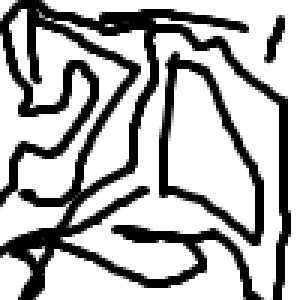
#> input picture obrazek.png, 100 x 100 px (shown 3 times larger)
$ python 'kryptografia wizualna.py'
#> lines starting #> are read from the running program, lines starting #| are printed output that depends on the picture; after the words box and inside, x2 and y2 are one past the last pixel; in counts of white or black regions, pixels touching at a corner belong together
import random
from PIL import Image


def generate_shares(image_path):
#> called with image_path = 'obrazek.png'
    image = Image.open(image_path).convert('1')
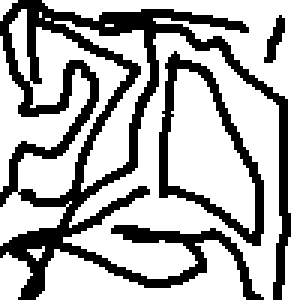
#> image: PIL image 100x100 1 (shown 3 times larger); 69.4% white; 3 black regions, box (x1, y1, x2, y2) and area: (0, 0, 97, 100) 2536, (53, 17, 88, 82) 474, (88, 5, 95, 21) 53
    width, height = image.size
#> width = 100; height = 100
    width = width
    share1 = Image.new('1', (width * 2, height))
#> share1: PIL image 200x100 1; every value is 0
    share2 = Image.new('1', (width * 2, height))

    for x in range(width):
        for y in range(height):
            pixel = image.getpixel((x, y))
            if pixel:
                if random.randint(0, 1):
                    share1.putpixel((2 * x, y), 1)
                    share1.putpixel((2 * x + 1, y), 0)

                    share2.putpixel((2 * x, y), 0)
                    share2.putpixel((2 * x + 1, y), 1)
                else:
                    share1.putpixel((2 * x, y), 0)
                    share1.putpixel((2 * x + 1, y), 1)

                    share2.putpixel((2 * x, y), 1)
                    share2.putpixel((2 * x + 1, y), 0)
            else:
                if random.randint(0, 1):
                    share1.putpixel((2 * x, y), 1)
                    share1.putpixel((2 * x + 1, y), 0)

                    share2.putpixel((2 * x, y), 1)
                    share2.putpixel((2 * x + 1, y), 0)
                else:
                    share1.putpixel((2 * x, y), 0)
                    share1.putpixel((2 * x + 1, y), 1)

                    share2.putpixel((2 * x, y), 0)
                    share2.putpixel((2 * x + 1, y), 1)
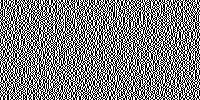
#> share1: PIL image 200x100 1; 50% white in thin lines or dots
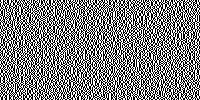
#> share2: PIL image 200x100 1; 50% white in thin lines or dots

    return share1, share2


def combine_shares(share1, share2):
    width, height = share1.size
#> width = 200; height = 100

    combined_image = Image.new('1', (width, height))

    for x in range(width):
        for y in range(height):
            pixel1 = share1.getpixel((x, y))
            pixel2 = share2.getpixel((x, y))

            combined_image.putpixel((x, y), pixel1 ^ pixel2)
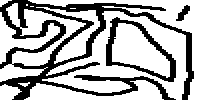
#> combined_image: PIL image 200x100 1; 69.4% white; 3 black regions, box (x1, y1, x2, y2) and area: (0, 0, 194, 100) 5072, (106, 17, 176, 82) 948, (176, 5, 190, 21) 106

    return combined_image


input_image_path = 'obrazek.png'

share1, share2 = generate_shares(input_image_path)

share1.save('share1.bmp')
share2.save('share2.bmp')

combined_image = combine_shares(share1, share2)

combined_image.save('combined_image.bmp')
